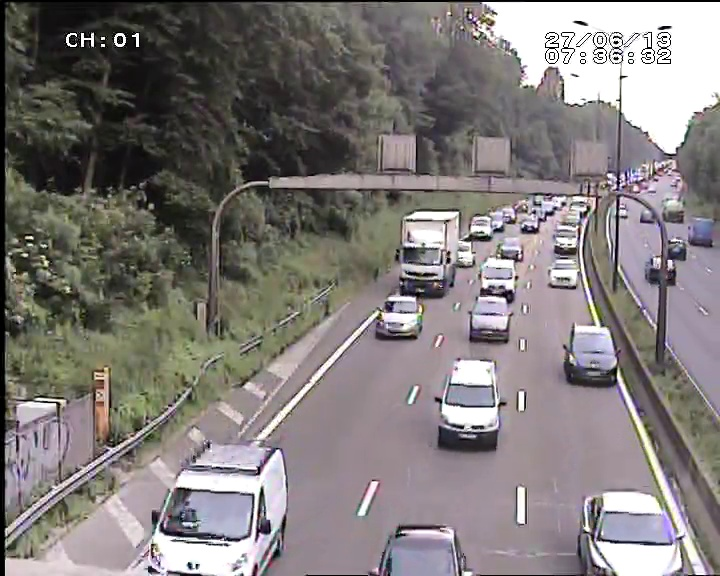
#> input picture img0.jpg, 720 x 576 px, given in place of bouchon-40s.mp4, which was not available
$ python click.py
#> lines starting #> are read from the running program, lines starting #| are printed output that depends on the picture; after the words box and inside, x2 and y2 are one past the last pixel; in counts of white or black regions, pixels touching at a corner belong together; pictures that were not available may be replaced by others from this repository, and a replacement may not be noted

import numpy as np
import cv2
import sys
import math


video = r"C:\Users\eleves\Desktop\MV_IHM\bouchon-40s.mp4"
cap = cv2.VideoCapture(video)
bgSub = cv2.createBackgroundSubtractorMOG2()


while(cap.isOpened()):

    ret, frame = cap.read()
#> frame is the input picture: shape (576, 720, 3); mean B, G, R 122.2, 123.3, 128.7


    fgMask = bgSub.apply(image = frame, learningRate = 0.1)
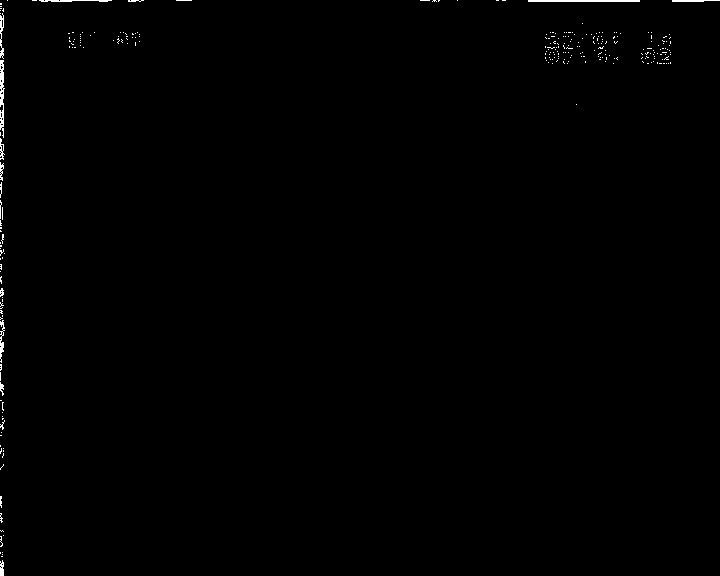
#> fgMask: shape (576, 720); values 127 (black) and 255 (white), 0.43% white in thin lines or dots


    # erodeAndDilate
    mask = fgMask

    erodeA = 4
    dilateA = 30
    erodeB = 35
    dilateB = erodeA + erodeB - dilateA

    mask = cv2.erode(mask, cv2.getStructuringElement( cv2.MORPH_ELLIPSE, (erodeA, erodeA) ))
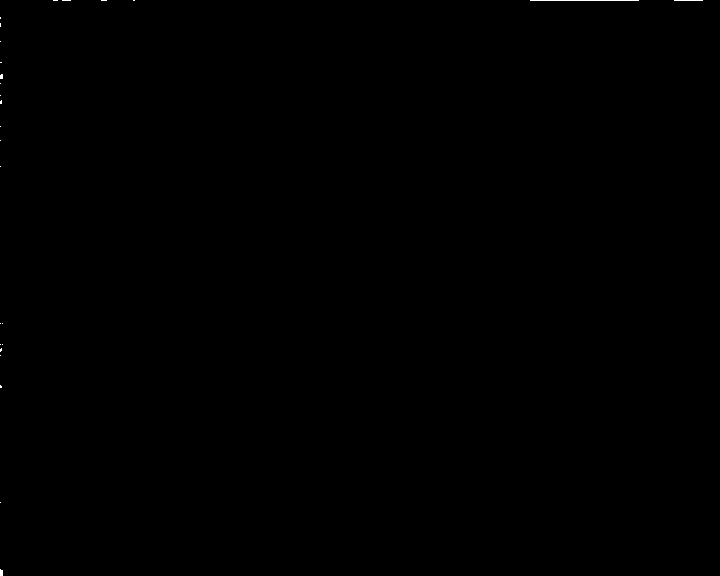
#> mask: shape (576, 720); values 127 (black) and 255 (white), 0.06% white in thin lines or dots
    erodeMaskA = mask

    mask = cv2.dilate(mask, cv2.getStructuringElement( cv2.MORPH_ELLIPSE, (dilateA, dilateA) ))
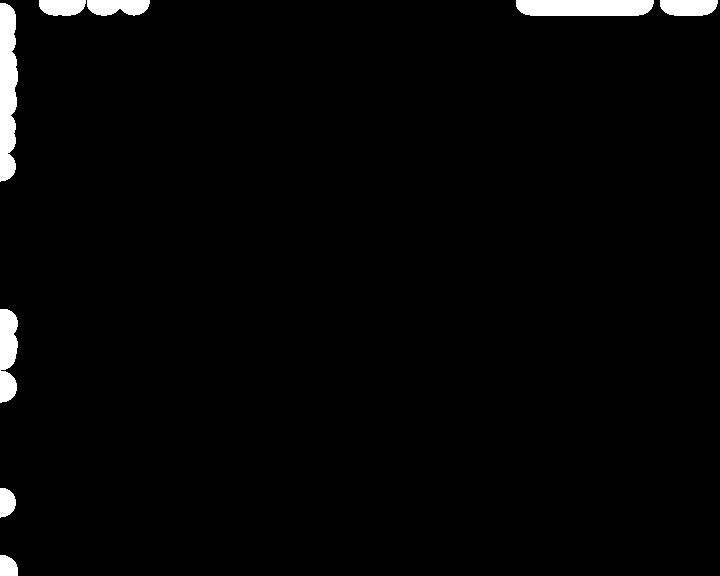
#> mask: shape (576, 720); values 127 (black) and 255 (white), 2.2% white; 8 white regions, largest, box (x1, y1, x2, y2) and area: (0, 3, 18, 182) 2676, (516, 0, 654, 16) 2104, (0, 309, 18, 403) 1381
    dilateMaskA = mask

    mask = cv2.erode(mask, cv2.getStructuringElement( cv2.MORPH_ELLIPSE, (erodeB, erodeB) ))
#> mask: shape (576, 720); values 127 (black) and 255 (white), 0% white in thin lines or dots, all inside (x1, y1, x2, y2) = (0, 75, 1, 576)
    erodeMaskB = mask

    mask = cv2.dilate(mask, cv2.getStructuringElement( cv2.MORPH_ELLIPSE, (dilateB, dilateB) ))
#> mask: shape (576, 720); values 127 (black) and 255 (white), 0.02% white; 2 white regions, box (x1, y1, x2, y2) and area: (0, 71, 5, 82) 43, (0, 568, 5, 576) 34
    dilateMaskB = mask

    edMask = mask

    gray = cv2.cvtColor(frame, cv2.COLOR_BGR2GRAY)
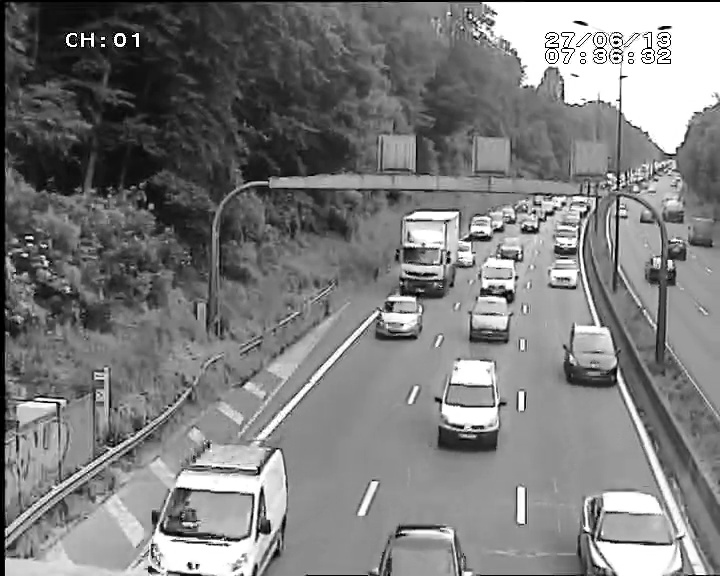
#> gray: shape (576, 720); min 0, max 255, mean 124.8

    numpy_horizontal = np.hstack((gray, fgMask, erodeMaskA))
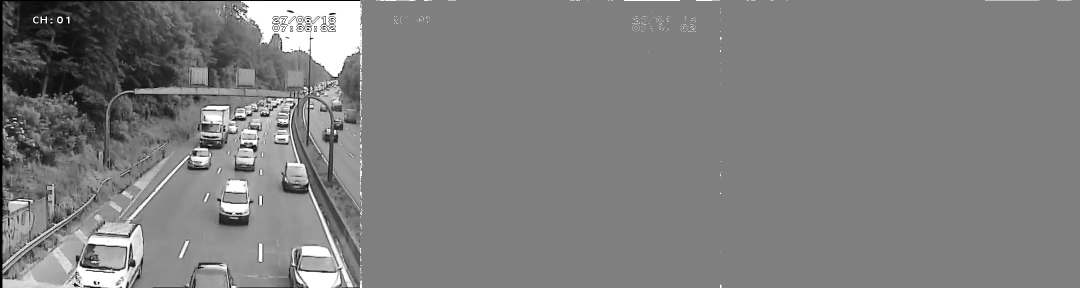
#> numpy_horizontal: shape (576, 2160) (shown at 1/2 size); min 0, max 255, mean 126.5
    numpy_horizontal2 = np.hstack((dilateMaskA, erodeMaskB, dilateMaskB))
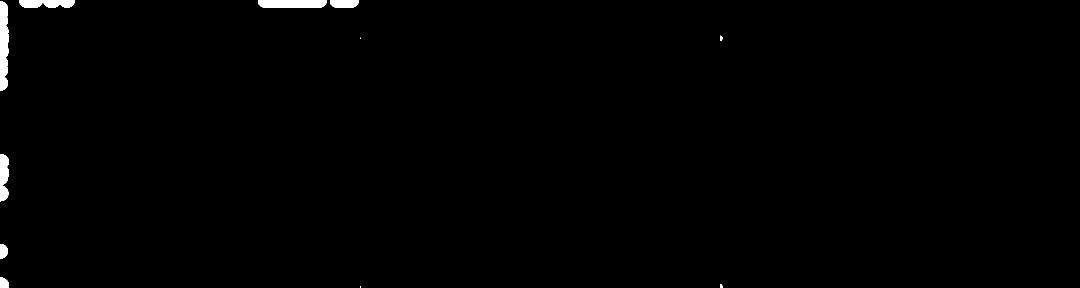
#> numpy_horizontal2: shape (576, 2160) (shown at 1/2 size); values 127 (black) and 255 (white), 0.74% white; 12 white regions (2 under 20 px), largest, box (x1, y1, x2, y2) and area: (0, 3, 18, 182) 2676, (516, 0, 654, 16) 2104, (0, 309, 18, 403) 1381

    numpy_ver = np.concatenate((numpy_horizontal, numpy_horizontal2), axis=0)
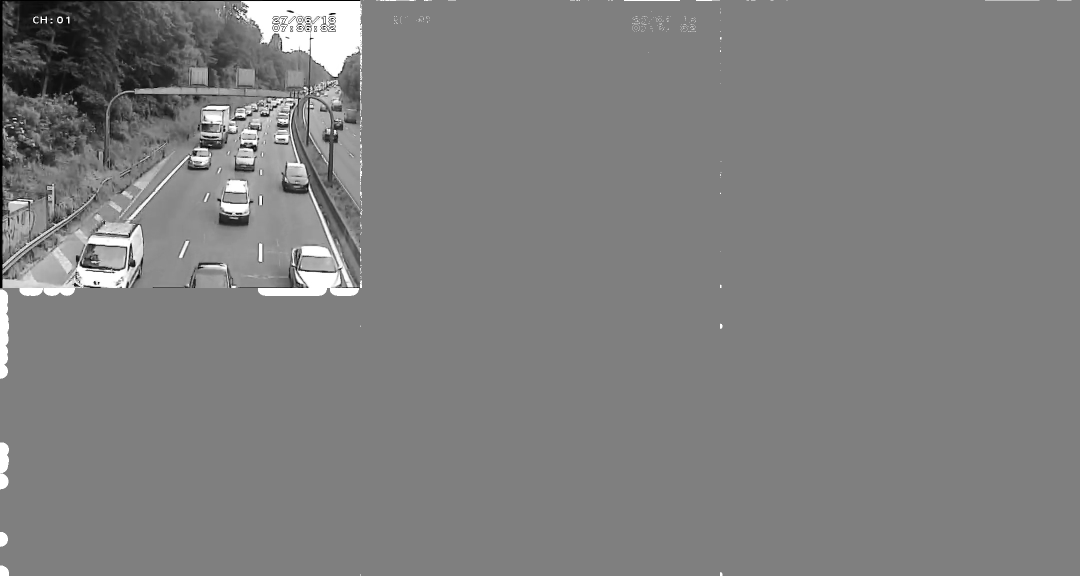
#> numpy_ver: shape (1152, 2160) (shown at 1/2 size); min 0, max 255, mean 127.2

    cv2.namedWindow('1')

    """
    #cv2.setMouseCallback('1', getPosition)

    #height and width define the limits of each video - imghpx and imgwpx
    ohpx, owpx = numpy_ver.shape[0:2] #pixel's number of output (same of imagList if it is not declare) It's necessary modifie to parameters defined by user
    imghpx = ohpx // 2
    imgwpx = owpx // 3

    if px < imgwpx and py < imghpx:
        cv2.namedWindow('Selected')
        cv2.imshow('Selected', gray)

    cv2.imshow('1',numpy_ver)
    if cv2.waitKey(1) & 0xFF == ord('q'):
        break """

cap.release()
cv2.destroyAllWindows()

$ run again, on img1.jpg
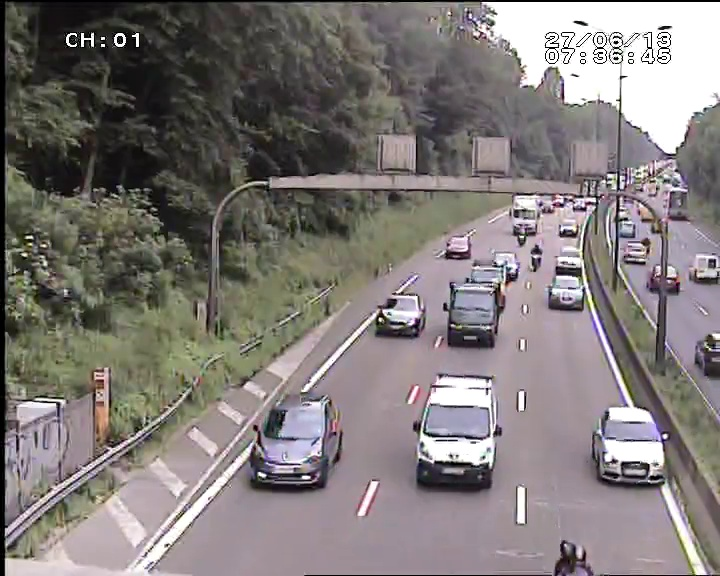
#> input picture img1.jpg, 720 x 576 px, given in place of bouchon-40s.mp4, which was not available
#> frame is the input picture: shape (576, 720, 3); mean B, G, R 120.9, 122.6, 128.6
#> `fgMask = bgSub.apply(image = frame, learningRate = 0.1)`:
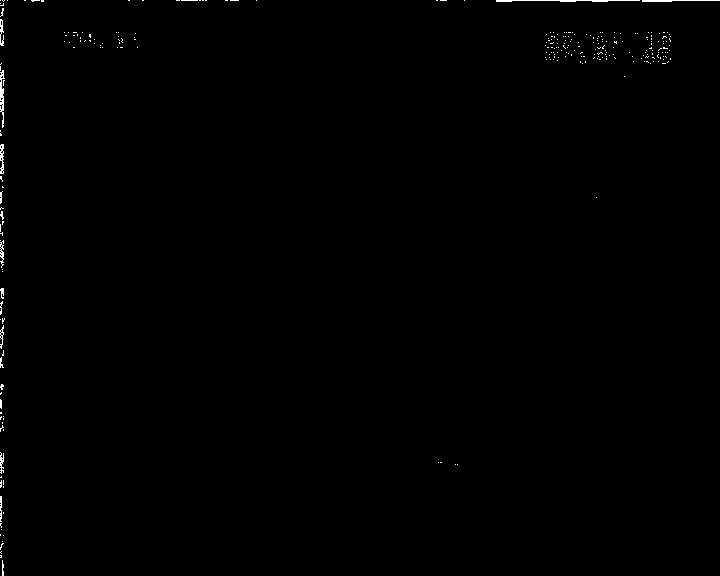
#> fgMask: shape (576, 720); values 127 (black) and 255 (white), 0.37% white in thin lines or dots
#> numpy_horizontal2: shape (576, 2160); values 127 (black) and 255 (white), 0.48% white; 11 white regions, largest, box (x1, y1, x2, y2) and area: (548, 0, 622, 16) 1046, (630, 0, 686, 16) 792, (0, 70, 18, 112) 606
#> `numpy_ver = np.concatenate((numpy_horizontal, numpy_horizontal2), axis..`:
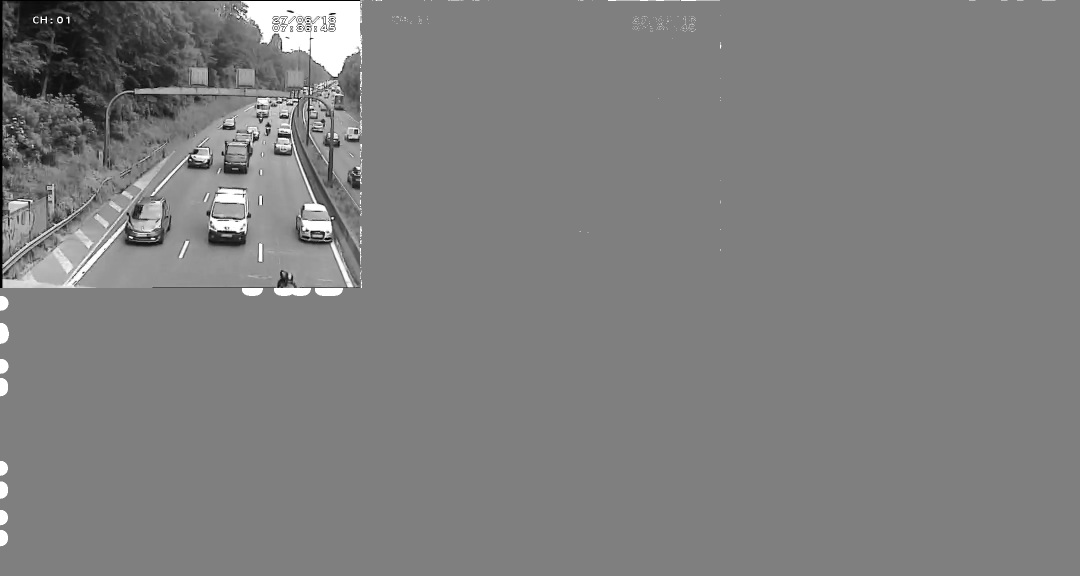
#> numpy_ver: shape (1152, 2160) (shown at 1/2 size); min 0, max 255, mean 126.9
